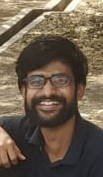
#> input picture Images/prats.jpeg, 103 x 177 px, given in place of the camera
$ jupyter execute Assignment_1_Live_Sketch.ipynb
#> lines starting #> are read from the running program, lines starting #| are printed output that depends on the picture
#> further down, frame is the input picture: shape (177, 103, 3); mean B, G, R 75.8, 92.2, 106.7
[cell 1]
import cv2
import numpy as np

def live_sketch(image):
    img_gray = cv2.cvtColor(image, cv2.COLOR_BGR2GRAY)
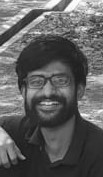
#> img_gray: shape (177, 103); min 18, max 254, mean 94.7
    img_gray_blur = cv2.blur(image, (5,5))
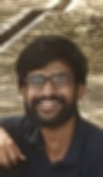
#> img_gray_blur: shape (177, 103, 3); mean B, G, R 75.8, 92.2, 106.7
    img_gray_blur2 = cv2.GaussianBlur(img_gray_blur, (3,3), 0)
    kernel = np.ones((3,3), np.uint8)
    img_erode = cv2.dilate(img_gray_blur2, kernel, iterations = 1)
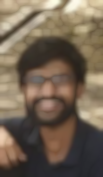
#> img_erode: shape (177, 103, 3); mean B, G, R 83.3, 100.3, 115.6
    canny_edges = cv2.Canny(img_erode, 10, 40)
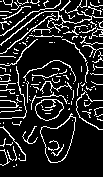
#> canny_edges: shape (177, 103); 14.7% white in thin lines or dots
    ret, mask = cv2.threshold(canny_edges, 10, 255, cv2.THRESH_BINARY_INV)
#> mask: shape (177, 103); 85.3% white; black in thin lines or dots
    return mask

cap = cv2.VideoCapture(0)

while True:
    ret, frame = cap.read()
    cv2.imshow('Original',frame)
    cv2.imshow('Live Sketch', live_sketch(frame))
    if cv2.waitKey(1)==13:
#> (key Esc is pressed here)
        break

cap.release()
cv2.destroyAllWindows()
